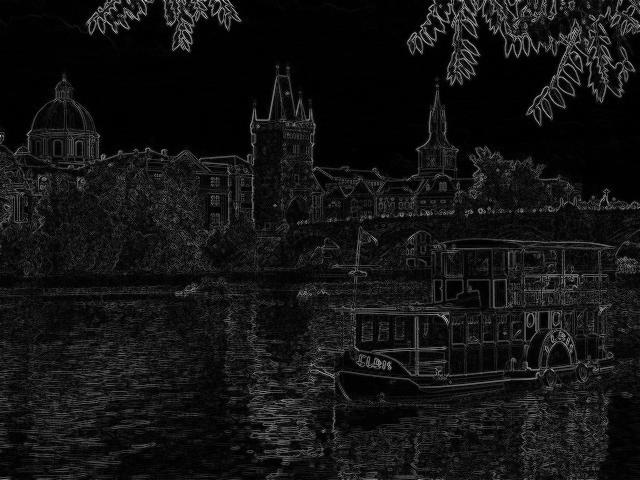
%> input picture seam-carving/Images/PragueEnergyImage.jpg, 640 x 480 px
$ octave --eval "result = energy_image(imread('Images/PragueEnergyImage.jpg'));"   (GNU Octave 9; MATLAB toolbox functions it lacks are replaced by stand-ins)
%> lines starting %> are read from the running program, lines starting %| are printed output that depends on the picture
function [ energy ] = energy_image( im )
%UNTITLED Summary of this function goes here
%   Detailed explanation goes here
im2 = im2double(im);
gray = rgb2gray(im2);
[Gx, Gy] = gradient(gray); % get the x and y directional gradients
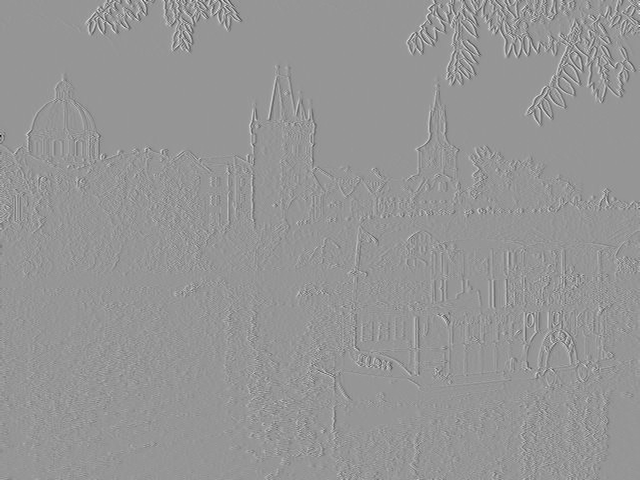
%> Gx: size 480x640 double; min -0.671, max 0.471, mean -3.45e-05; drawn with min black and max white
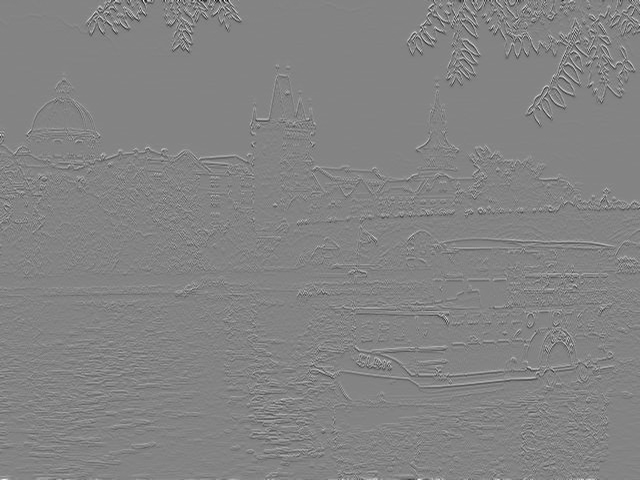
%> Gy: size 480x640 double; min -0.545, max 0.51, mean 3.02e-05; drawn with min black and max white

energy = sqrt(Gx.^2 + Gy.^2);
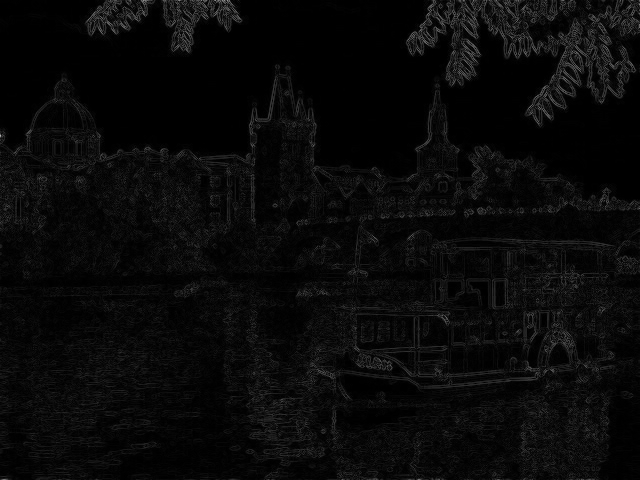
%> energy: size 480x640 double; min 0, max 0.709, mean 0.0376

end
